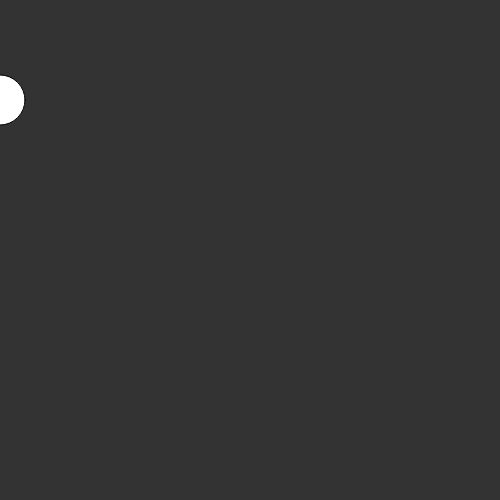
Frame 1 (no input)
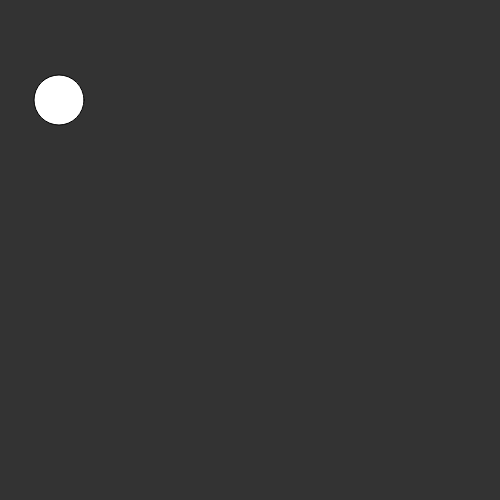
Frame 60 (no input)
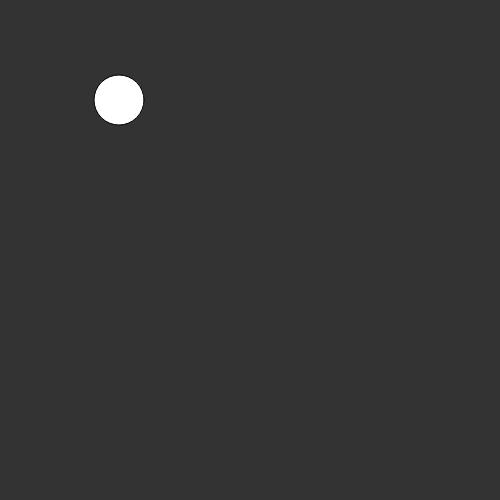
Frame 120 (the mouse pressed at the canvas centre since frame 60)

The p5.js sketch that drew these frames (run headless with seeded random() and noise() and a simulated clock; from frame 60 on, the mouse is pressed at the canvas centre):

// p5.js sketch
// ── sketch.js
function setup(){
    createCanvas(500,500)
    background(51)
}

var x=0;

function draw(){
    background(51)
     ellipse(x,100,50);
     x+=1;
}
// ── drawLoop.html
<html>
    <head>
        <script src="https://cdnjs.cloudflare.com/ajax/libs/p5.js/0.5.11/p5.js"> </script>
        <script src="sketch.js"></script>
    <head>
    <body>
    </body>



<html>
